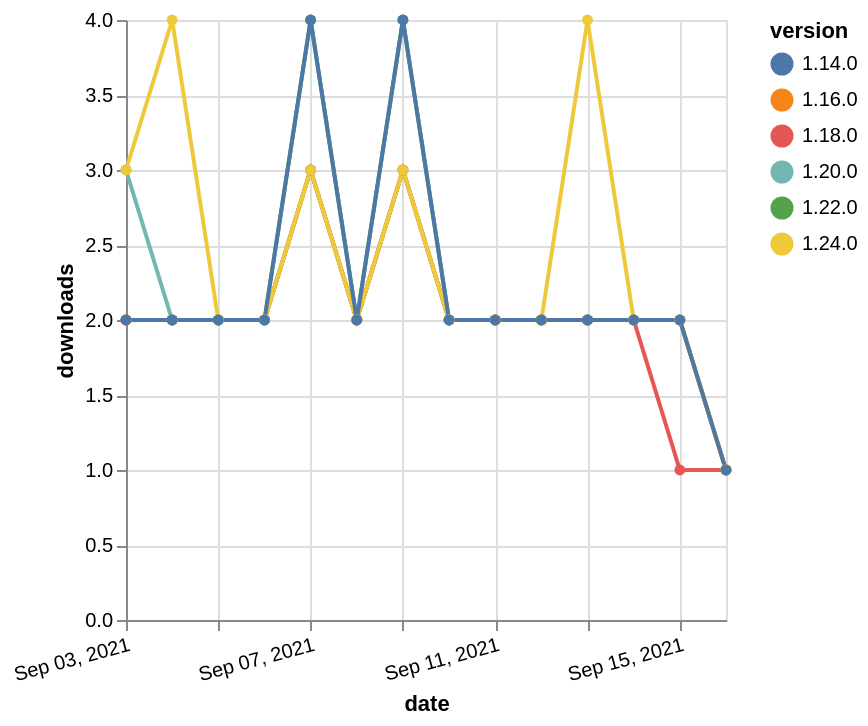

Vega-Lite specification for this chart:
### Vega-Lite specification from a JSON file in a GitHub repository (floating-point values rounded to 4 significant figures)
{"$schema": "https://vega.github.io/schema/vega-lite/v5.json", "description": "A simple bar chart with embedded data.", "data": {"values": [{"date": "2021-09-03", "total": 1451, "delta": 2, "version": "1.18.0"}, {"date": "2021-09-04", "total": 1453, "delta": 2, "version": "1.18.0"}, {"date": "2021-09-05", "total": 1455, "delta": 2, "version": "1.18.0"}, {"date": "2021-09-06", "total": 1457, "delta": 2, "version": "1.18.0"}, {"date": "2021-09-07", "total": 1460, "delta": 3, "version": "1.18.0"}, {"date": "2021-09-08", "total": 1462, "delta": 2, "version": "1.18.0"}, {"date": "2021-09-09", "total": 1465, "delta": 3, "version": "1.18.0"}, {"date": "2021-09-10", "total": 1467, "delta": 2, "version": "1.18.0"}, {"date": "2021-09-11", "total": 1469, "delta": 2, "version": "1.18.0"}, {"date": "2021-09-12", "total": 1471, "delta": 2, "version": "1.18.0"}, {"date": "2021-09-13", "total": 1473, "delta": 2, "version": "1.18.0"}, {"date": "2021-09-14", "total": 1475, "delta": 2, "version": "1.18.0"}, {"date": "2021-09-15", "total": 1476, "delta": 1, "version": "1.18.0"}, {"date": "2021-09-16", "total": 1477, "delta": 1, "version": "1.18.0"}, {"date": "2021-09-03", "total": 674, "delta": 2, "version": "1.22.0"}, {"date": "2021-09-04", "total": 676, "delta": 2, "version": "1.22.0"}, {"date": "2021-09-05", "total": 678, "delta": 2, "version": "1.22.0"}, {"date": "2021-09-06", "total": 680, "delta": 2, "version": "1.22.0"}, {"date": "2021-09-07", "total": 684, "delta": 4, "version": "1.22.0"}, {"date": "2021-09-08", "total": 686, "delta": 2, "version": "1.22.0"}, {"date": "2021-09-09", "total": 690, "delta": 4, "version": "1.22.0"}, {"date": "2021-09-10", "total": 692, "delta": 2, "version": "1.22.0"}, {"date": "2021-09-11", "total": 694, "delta": 2, "version": "1.22.0"}, {"date": "2021-09-12", "total": 696, "delta": 2, "version": "1.22.0"}, {"date": "2021-09-13", "total": 698, "delta": 2, "version": "1.22.0"}, {"date": "2021-09-14", "total": 700, "delta": 2, "version": "1.22.0"}, {"date": "2021-09-15", "total": 702, "delta": 2, "version": "1.22.0"}, {"date": "2021-09-16", "total": 703, "delta": 1, "version": "1.22.0"}, {"date": "2021-09-03", "total": 994, "delta": 3, "version": "1.20.0"}, {"date": "2021-09-04", "total": 996, "delta": 2, "version": "1.20.0"}, {"date": "2021-09-05", "total": 998, "delta": 2, "version": "1.20.0"}, {"date": "2021-09-06", "total": 1000, "delta": 2, "version": "1.20.0"}, {"date": "2021-09-07", "total": 1003, "delta": 3, "version": "1.20.0"}, {"date": "2021-09-08", "total": 1005, "delta": 2, "version": "1.20.0"}, {"date": "2021-09-09", "total": 1008, "delta": 3, "version": "1.20.0"}, {"date": "2021-09-10", "total": 1010, "delta": 2, "version": "1.20.0"}, {"date": "2021-09-11", "total": 1012, "delta": 2, "version": "1.20.0"}, {"date": "2021-09-12", "total": 1014, "delta": 2, "version": "1.20.0"}, {"date": "2021-09-13", "total": 1016, "delta": 2, "version": "1.20.0"}, {"date": "2021-09-14", "total": 1018, "delta": 2, "version": "1.20.0"}, {"date": "2021-09-15", "total": 1020, "delta": 2, "version": "1.20.0"}, {"date": "2021-09-16", "total": 1021, "delta": 1, "version": "1.20.0"}, {"date": "2021-09-03", "total": 1664, "delta": 2, "version": "1.16.0"}, {"date": "2021-09-04", "total": 1666, "delta": 2, "version": "1.16.0"}, {"date": "2021-09-05", "total": 1668, "delta": 2, "version": "1.16.0"}, {"date": "2021-09-06", "total": 1670, "delta": 2, "version": "1.16.0"}, {"date": "2021-09-07", "total": 1673, "delta": 3, "version": "1.16.0"}, {"date": "2021-09-08", "total": 1675, "delta": 2, "version": "1.16.0"}, {"date": "2021-09-09", "total": 1678, "delta": 3, "version": "1.16.0"}, {"date": "2021-09-10", "total": 1680, "delta": 2, "version": "1.16.0"}, {"date": "2021-09-11", "total": 1682, "delta": 2, "version": "1.16.0"}, {"date": "2021-09-12", "total": 1684, "delta": 2, "version": "1.16.0"}, {"date": "2021-09-13", "total": 1686, "delta": 2, "version": "1.16.0"}, {"date": "2021-09-14", "total": 1688, "delta": 2, "version": "1.16.0"}, {"date": "2021-09-15", "total": 1690, "delta": 2, "version": "1.16.0"}, {"date": "2021-09-16", "total": 1691, "delta": 1, "version": "1.16.0"}, {"date": "2021-09-03", "total": 215, "delta": 3, "version": "1.24.0"}, {"date": "2021-09-04", "total": 219, "delta": 4, "version": "1.24.0"}, {"date": "2021-09-05", "total": 221, "delta": 2, "version": "1.24.0"}, {"date": "2021-09-06", "total": 223, "delta": 2, "version": "1.24.0"}, {"date": "2021-09-07", "total": 226, "delta": 3, "version": "1.24.0"}, {"date": "2021-09-08", "total": 228, "delta": 2, "version": "1.24.0"}, {"date": "2021-09-09", "total": 231, "delta": 3, "version": "1.24.0"}, {"date": "2021-09-10", "total": 233, "delta": 2, "version": "1.24.0"}, {"date": "2021-09-11", "total": 235, "delta": 2, "version": "1.24.0"}, {"date": "2021-09-12", "total": 237, "delta": 2, "version": "1.24.0"}, {"date": "2021-09-13", "total": 241, "delta": 4, "version": "1.24.0"}, {"date": "2021-09-14", "total": 243, "delta": 2, "version": "1.24.0"}, {"date": "2021-09-15", "total": 245, "delta": 2, "version": "1.24.0"}, {"date": "2021-09-16", "total": 246, "delta": 1, "version": "1.24.0"}, {"date": "2021-09-03", "total": 2229, "delta": 2, "version": "1.14.0"}, {"date": "2021-09-04", "total": 2231, "delta": 2, "version": "1.14.0"}, {"date": "2021-09-05", "total": 2233, "delta": 2, "version": "1.14.0"}, {"date": "2021-09-06", "total": 2235, "delta": 2, "version": "1.14.0"}, {"date": "2021-09-07", "total": 2239, "delta": 4, "version": "1.14.0"}, {"date": "2021-09-08", "total": 2241, "delta": 2, "version": "1.14.0"}, {"date": "2021-09-09", "total": 2245, "delta": 4, "version": "1.14.0"}, {"date": "2021-09-10", "total": 2247, "delta": 2, "version": "1.14.0"}, {"date": "2021-09-11", "total": 2249, "delta": 2, "version": "1.14.0"}, {"date": "2021-09-12", "total": 2251, "delta": 2, "version": "1.14.0"}, {"date": "2021-09-13", "total": 2253, "delta": 2, "version": "1.14.0"}, {"date": "2021-09-14", "total": 2255, "delta": 2, "version": "1.14.0"}, {"date": "2021-09-15", "total": 2257, "delta": 2, "version": "1.14.0"}, {"date": "2021-09-16", "total": 2258, "delta": 1, "version": "1.14.0"}]}, "width": "container", "mark": {"type": "line", "point": {"filled": true}}, "encoding": {"x": {"field": "date", "type": "temporal", "timeUnit": "yearmonthdate", "title": "date", "axis": {"labelAngle": -15}}, "y": {"field": "delta", "type": "quantitative", "title": "downloads"}, "color": {"field": "version", "type": "nominal"}, "tooltip": {"field": "delta"}}}
